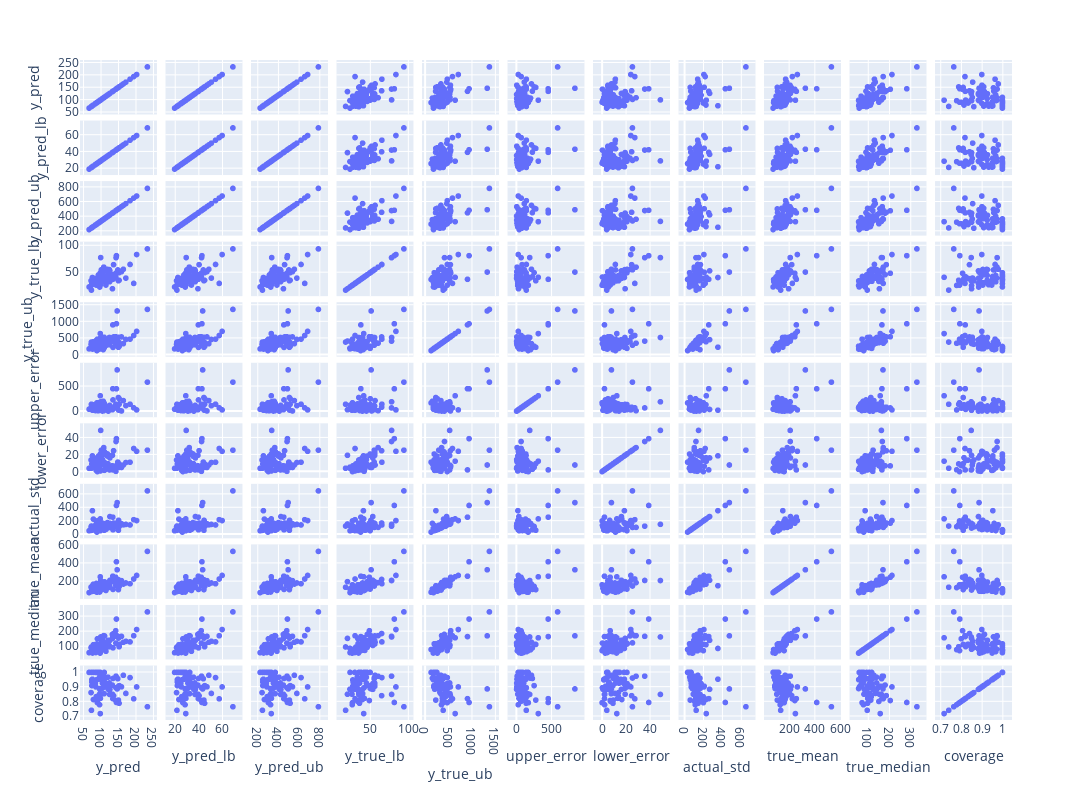

Here is the notebook cell this chart was saved with:
### Code cell
### Add a Plot of Coverage vs. actual std

# get the actual std
actual_std = hh.df.loc[tt._test_slice, 'planned_service_time'].groupby(h3_index).std()
y_pred_df['actual_std'] = actual_std
# add the true mean
y_pred_df['true_mean'] = hh.df.loc[tt._test_slice, 'planned_service_time'].groupby(h3_index).mean()
# add the true mean
y_pred_df['true_median'] = hh.df.loc[tt._test_slice, 'planned_service_time'].groupby(h3_index).median()
# add coverage score
y_pred_df['coverage'] = coverage_df

fig = px.scatter_matrix(
    y_pred_df
)
fig.update_layout(
    height=800,
    width=1200
)

fig.show(

)
